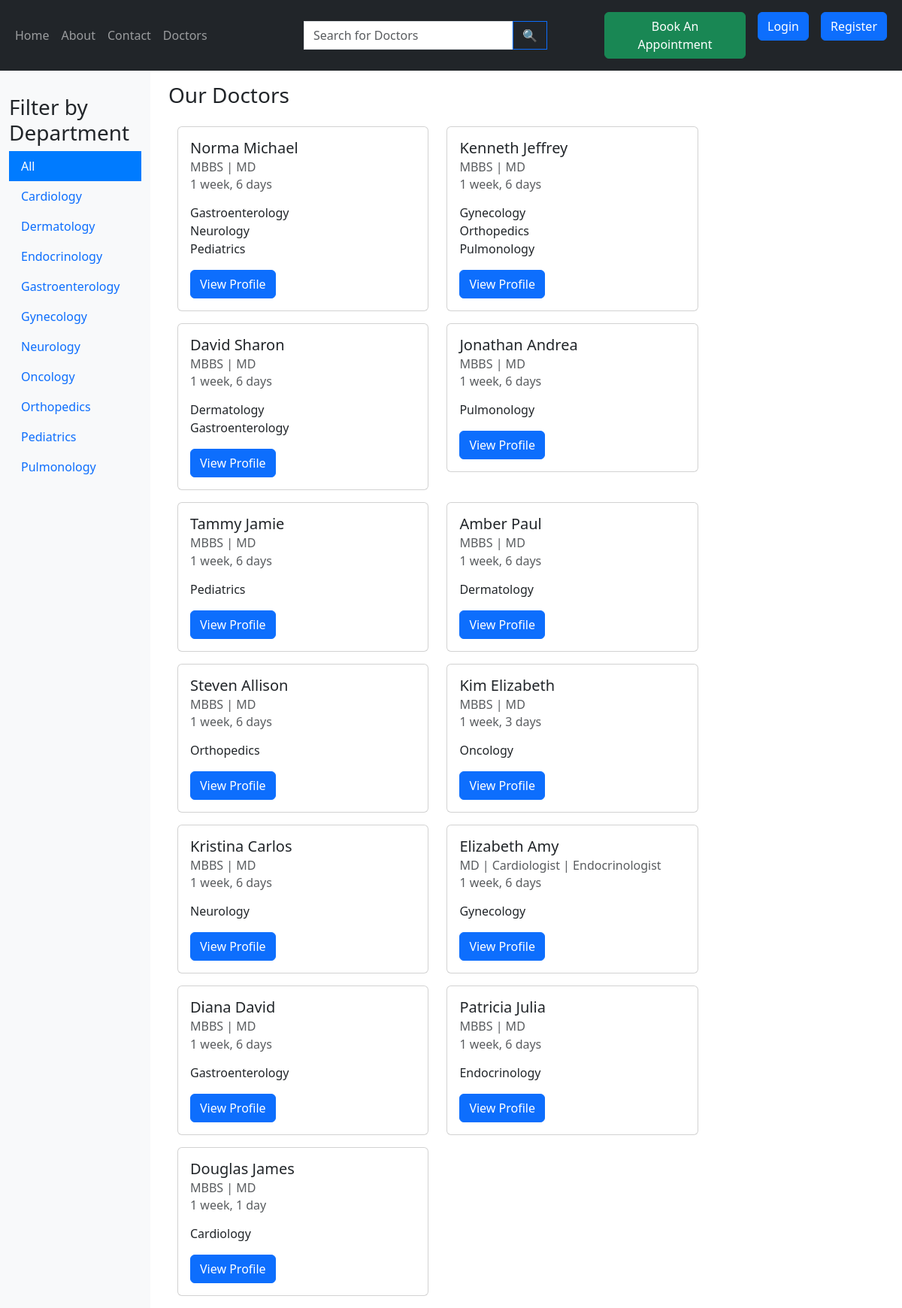
Screenshot of /doctor/ with the database file from the repository.
### doctor/models.py (models this page shows, shortened)
class Department(models.Model):
    dept_name=models.CharField(max_length=200)
    def __str__(self):
        return self.dept_name
    class Meta:
       ordering = ['dept_name']  # Ascending order by hire_date

class Doctor(models.Model):
  user= models.OneToOneField(User, on_delete= models.CASCADE,default=1)
  dob= models.DateField(default= None)
  sex= models.CharField(max_length= 10, choices= [('MALE', 'Male'), ('FEMALE', 'Female'), ('OTHER', 'Other')], default= 'FEMALE')
  department = models.ManyToManyField(Department)
  specialization = models.TextField(blank= True, null= True)
  dayofstarting= models.DateField(auto_now= True)
  avatar=models.ImageField(default="default_doctor_image.jpeg")
  Bio=models.TextField(default="",blank= True, null= True)
  Awards=models.TextField(default="",blank= True, null= True)

### doctor/views.py (the view)
# urls.py: path('doctor/',views.doctor,name="doctor"),
def doctor(request):
    q=request.GET.get('q') if (request.GET.get('q')!=None) else ''
    doctors=Doctor.objects.filter(
        Q(department__dept_name__icontains=q) |
        Q(user__first_name__icontains=q) |
        Q(user__last_name__icontains=q)
    ).distinct()
    departments=Department.objects.all()
    context={'departments':departments, 'doctors':doctors, 'field': 0}
    if not q == '' and request.GET.get('i') != None:
        context['field']=int(request.GET.get('i'))
    return render(request,'doctor_page.html',context)

### doctor/templates/doctor_page.html (shortened to what this page needs)
{% extends "base.html" %}
{% block start %}
<div class="container-fluid">
    <div class="row">
        <nav class="col-md-3 col-lg-2 d-md-block bg-light sidebar pt-3">
            <div class="sidebar-sticky pt-3 min-vh-100">
                <h3>Filter by Department</h3>
                <ul class="nav flex-column">
                <li><a class="nav-link {% if field == 0 %}active{% endif %}" href="{% url 'doctor' %}">All</a></li>
                {% for department in departments %}
                <li class="nav-item">
                    <a class="nav-link {% if forloop.counter == field %}active{% endif %}" href="{% url 'doctor' %}?q={{department}}&i={{forloop.counter}}">{{department}}</a>
                </li>
                {% endfor %}
                </ul>
            </div>
        </nav>
        <main role="main" class="col-md-9 ml-sm-auto col-lg-10 px-md-4 pt-3">
            <h3>Our Doctors</h3>
            <div class="container mt-4">
                <div class="row">
                    {% for doctor in doctors %}
                    <div class="col-auto mb-3">
                        <div class="card" style="width: 20.9rem;">
                            <div class="card-body">
                                <h5 class="card-title">{{ doctor.user.first_name}} {{doctor.user.last_name}}</h5>
                                <h6 class="card-subtitle mb-2 text-muted">{{ doctor.specialization}}</h6>
                                <h6 class="card-subtitle mb-2 text-muted">{{ doctor.dayofstarting | timesince}}</h6>
                                <p class="card-text">
                                    {% for department in doctor.department.all %}
                                    <p class="m-0"> {{department}} </p>
                                    {% endfor %}
                                </p>
                                <a type="button" class="btn btn-primary" href="{% url 'doctor-profile' doctor.id %}" data-mdb-ripple-init>View Profile</a>
                            </div>
                        </div>
                    </div>
                    {% endfor %}
                </div>
            </div>
        </main>
    </div>
  </div>
{% endblock %}

### doctor/templates/doctor_page.html (style rules this page uses)
.sidebar .nav-link.active { background-color: #007bff; color: white; }

### rows the page displays
Department: dept_name "Cardiology"
Department: dept_name "Dermatology"
Department: dept_name "Endocrinology"
Department: dept_name "Gastroenterology"
Department: dept_name "Gynecology"
Department: dept_name "Neurology"
Department: dept_name "Oncology"
Department: dept_name "Orthopedics"
Department: dept_name "Pediatrics"
Department: dept_name "Pulmonology"
Doctor: user.first_name "Norma", user.last_name "Michael", specialization "MBBS | MD", dayofstarting "1 week, 6 days"
Doctor: user.first_name "Kenneth", user.last_name "Jeffrey", specialization "MBBS | MD", dayofstarting "1 week, 6 days"
Doctor: user.first_name "David", user.last_name "Sharon", specialization "MBBS | MD", dayofstarting "1 week, 6 days"
Doctor: user.first_name "Jonathan", user.last_name "Andrea", specialization "MBBS | MD", dayofstarting "1 week, 6 days"
Doctor: user.first_name "Tammy", user.last_name "Jamie", specialization "MBBS | MD", dayofstarting "1 week, 6 days"
Doctor: user.first_name "Amber", user.last_name "Paul", specialization "MBBS | MD", dayofstarting "1 week, 6 days"
Doctor: user.first_name "Steven", user.last_name "Allison", specialization "MBBS | MD", dayofstarting "1 week, 6 days"
Doctor: user.first_name "Kim", user.last_name "Elizabeth", specialization "MBBS | MD", dayofstarting "1 week, 3 days"
Doctor: user.first_name "Kristina", user.last_name "Carlos", specialization "MBBS | MD", dayofstarting "1 week, 6 days"
Doctor: user.first_name "Elizabeth", user.last_name "Amy", specialization "MD | Cardiologist | Endocrinologist", dayofstarting "1 week, 6 days"
Doctor: user.first_name "Diana", user.last_name "David", specialization "MBBS | MD", dayofstarting "1 week, 6 days"
Doctor: user.first_name "Patricia", user.last_name "Julia", specialization "MBBS | MD", dayofstarting "1 week, 6 days"
Doctor: user.first_name "Douglas", user.last_name "James", specialization "MBBS | MD", dayofstarting "1 week, 1 day"
